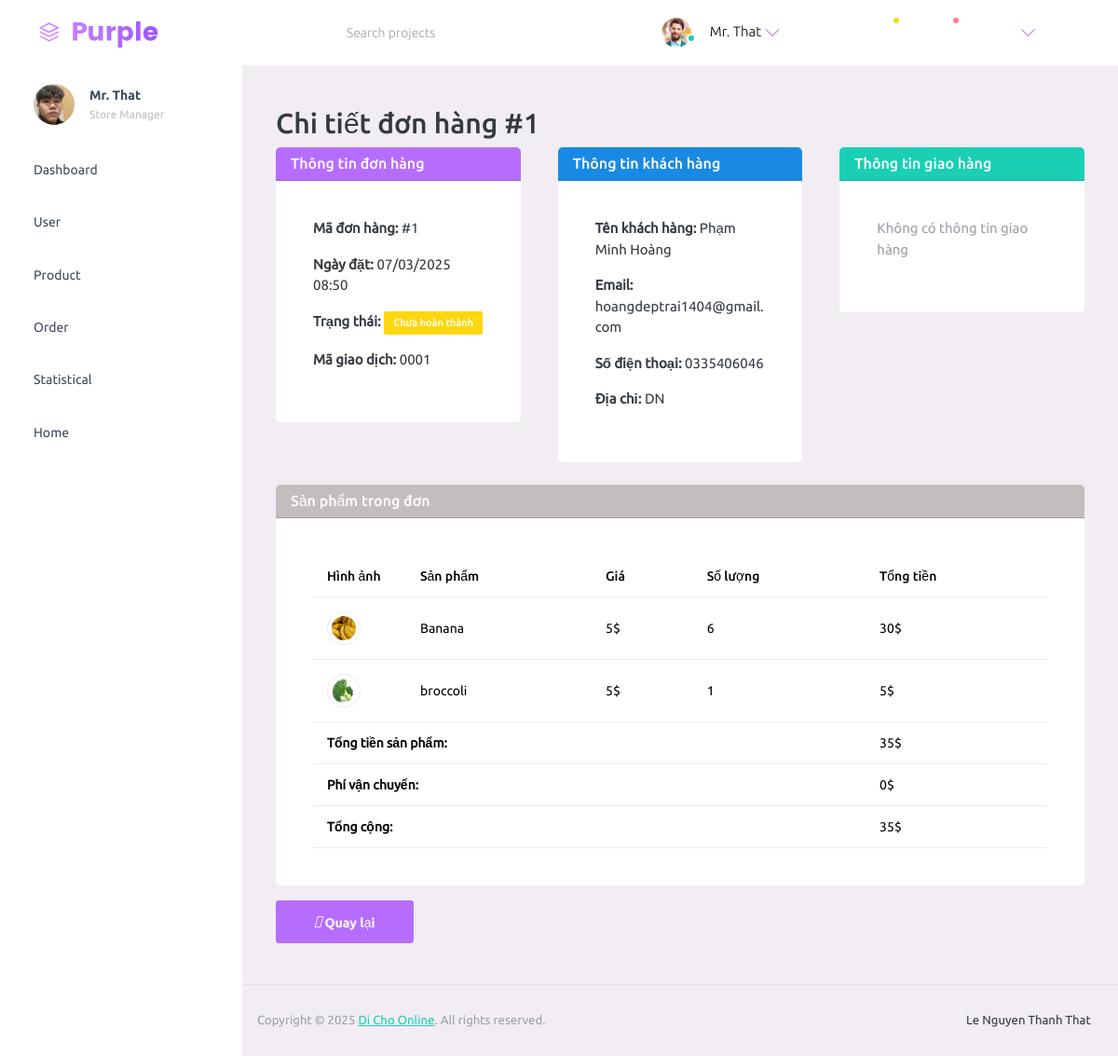
Page /orders/1/ (signed in) on the committed database.
### app/models.py (models this page shows, shortened)
class Order(models.Model):
    customer = models.ForeignKey(Customer, on_delete=models.SET_NULL, null=True, blank=True)
    date_order = models.DateTimeField(auto_now_add=True)
    complete = models.BooleanField(default=False,null=True,blank=False)
    transaction_id = models.CharField(max_length=100,null=True)
    shipping_cost = models.FloatField(default=0.0)
    @property
    def get_cart_total(self):
        orderitems = self.orderitem_set.all()
        total = sum([
        (item.product.price * item.quantity)
        for item in orderitems
        if item.product is not None
    ])
        return total
    @property
    def get_final_total(self):
        return self.get_cart_total + self.shipping_cost

class Customer(models.Model):
    ROLE_CHOICES = [
        (0, 'Customer'),
        (1, 'Admin'),
    ]
    user = models.OneToOneField(User, on_delete=models.SET_NULL, null=True, blank=False)
    name = models.CharField(max_length=255, null=True)
    email = models.CharField(max_length=255, null=True)
    phone = models.CharField(max_length=20)
    address = models.CharField(max_length=255)
    role = models.IntegerField(choices=ROLE_CHOICES, default=0)  # Mặc định là Customer

class OrderItem(models.Model):
    product = models.ForeignKey(Product, on_delete=models.SET_NULL, null=True,blank=True)
    order = models.ForeignKey(Order, on_delete=models.SET_NULL, null=True,blank=True)
    quantity = models.IntegerField(default=0, null=True, blank=True)
    date_added = models.DateTimeField(auto_now_add=True)
    @property # Tính tổng tiền của sản phẩm
    def get_total(self):
        total = self.product.price * self.quantity
        return total

class Product(models.Model):
    CATEGORY_CHOICES = [
        ('vegetable', 'Vegetable'),
        ('fruit', 'Fruit'),
    ]
    name = models.CharField(max_length=255, null=True)
    price = models.FloatField()
    category = models.CharField(max_length=100, choices=CATEGORY_CHOICES)  # Thêm lựa chọn cho category
    description = models.TextField(default="No description")  # Thêm default để tránh lỗi migrate
    image = models.ImageField(null=True, blank=True)
    @property
    def ImageURL(self):
        try:
            url = self.image.url
        except:
            url = ''
        return url

### admin_page/views.py (the view)
# urls.py: path('orders/<int:order_id>/', views.order_detail, name='order_detail'),
@login_required(login_url='loginregister')
def order_detail(request, order_id):
    order = get_object_or_404(Order, id=order_id)
    return render(request, 'admin/orders/order_detail.html', {'order': order})

### admin_page/templates/admin/orders/order_detail.html (shortened to what this page needs)
{% extends 'admin/layout/base.html' %}
{% load static %}
{% block content %}
<div class="main-panel">
    <div class="content-wrapper">
            <h2>Chi tiết đơn hàng #{{ order.id }}</h2>
        <div class="row">
            <div class="col-md-4">
                <div class="card mb-4">
                    <div class="card-header bg-primary text-white">
                        <h5 class="mb-0">Thông tin đơn hàng</h5>
                    </div>
                    <div class="card-body">
                        <p><strong>Mã đơn hàng:</strong> #{{ order.id }}</p>
                        <p><strong>Ngày đặt:</strong> {{ order.date_order|date:"d/m/Y H:i" }}</p>
                        <p><strong>Trạng thái:</strong>
                            {% if order.complete %}
                                <span class="badge badge-success">Đã hoàn thành</span>
                            {% else %}
                                <span class="badge badge-warning">Chưa hoàn thành</span>
                            {% endif %}
                        </p>
                        <p><strong>Mã giao dịch:</strong> {{ order.transaction_id }}</p>
                    </div>
                </div>
            </div>
            <div class="col-md-4">
                <div class="card mb-4">
                    <div class="card-header bg-info text-white">
                        <h5 class="mb-0">Thông tin khách hàng</h5>
                    </div>
                    <div class="card-body">
                        <p><strong>Tên khách hàng:</strong> {{ order.customer.name }}</p>
                        <p><strong>Email:</strong> {{ order.customer.email }}</p>
                        <p><strong>Số điện thoại:</strong> {{ order.customer.phone }}</p>
                        <p><strong>Địa chỉ:</strong> {{ order.customer.address }}</p>
                    </div>
                </div>
            </div>
            <div class="col-md-4">
                <div class="card mb-4">
                    <div class="card-header bg-success text-white">
                        <h5 class="mb-0">Thông tin giao hàng</h5>
                    </div>
                    <div class="card-body">
                        {% if order.shipping.first %}
                        <p><strong>Địa chỉ giao hàng:</strong> {{ order.shipping.first.address }}</p>
                        <p><strong>Thành phố:</strong> {{ order.shipping.first.city }}</p>
                        <p><strong>Số điện thoại:</strong> {{ order.shipping.first.mobile }}</p>
                        <p><strong>Phí vận chuyển:</strong> {{ order.shipping_cost|floatformat:0 }}$</p>
                        {% else %}
                        <p class="text-muted">Không có thông tin giao hàng</p>
                        {% endif %}
                    </div>
                </div>
            </div>
        </div>
            <div class="card">
    <div class="card-header bg-secondary text-white">
        <h5 class="mb-0">Sản phẩm trong đơn</h5>
    </div>
    <div class="card-body">
        <table class="table">
            <thead>
                <tr>
                    <th>Hình ảnh</th>
                    <th>Sản phẩm</th>
                    <th>Giá</th>
                    <th>Số lượng</th>
                    <th>Tổng tiền</th>
                </tr>
            </thead>
            <tbody>
                {% for item in order.orderitem_set.all %}
                <tr>
                    <td style="width: 100px;">
                        {% if item.product.image %}
                            <img src="{{ item.product.ImageURL }}" class="img-thumbnail" style="max-width: 80px;" alt="{{ item.product.name }}">
                        {% else %}
                            <img src="{% static 'images/no-image.png' %}" class="img-thumbnail" style="max-width: 80px;" alt="No image">
                        {% endif %}
                    </td>
                    <td>{{ item.product.name }}</td>
                    <td>{{ item.product.price|floatformat:0 }}$</td>
                    <td>{{ item.quantity }}</td>
                    <td>{{ item.get_total|floatformat:0 }}$</td>
                </tr>
                {% endfor %}
            </tbody>
            <tfoot>
                <tr>
                    <td colspan="4" class="text-right"><strong>Tổng tiền sản phẩm:</strong></td>
                    <td>{{ order.get_cart_total|floatformat:0 }}$</td>
                </tr>
                <tr>
                    <td colspan="4" class="text-right"><strong>Phí vận chuyển:</strong></td>
                    <td>{{ order.shipping_cost|floatformat:0 }}$</td>
                </tr>
                <tr>
                    <td colspan="4" class="text-right"><strong>Tổng cộng:</strong></td>
                    <td>{{ order.get_final_total|floatformat:0 }}$</td>
                </tr>
            </tfoot>
        </table>
    </div>
</div>
            <div class="mt-3">
                <a href="{% url 'order' %}" class="btn btn-primary">
                    <i class="fas fa-arrow-left"></i> Quay lại
                </a>
            </div>
</div>
{% endblock %}

### rows in the picture
Order: id "1", date_order "07/03/2025 08:50", transaction_id "0001", customer.name "Phạm Minh Hoàng", customer.email "hoangdeptrai1404@gmail.com", customer.phone "0335406046", customer.address "DN", get_cart_total "35", shipping_cost "0", get_final_total "35"
OrderItem: product.ImageURL (picture), product.name "Banana", product.price "5", quantity "6", get_total "30"
OrderItem: product.ImageURL (picture), product.name "broccoli", product.price "5", quantity "1", get_total "5"
